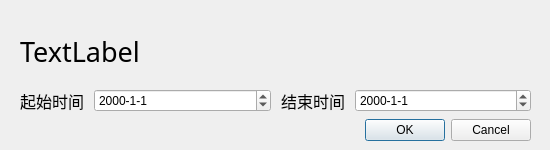
<?xml version="1.0" encoding="UTF-8"?>
<ui version="4.0">
 <class>Dialog</class>
 <widget class="QDialog" name="Dialog">
  <property name="geometry">
   <rect>
    <x>0</x>
    <y>0</y>
    <width>550</width>
    <height>150</height>
   </rect>
  </property>
  <property name="sizePolicy">
   <sizepolicy hsizetype="Fixed" vsizetype="Fixed">
    <horstretch>0</horstretch>
    <verstretch>0</verstretch>
   </sizepolicy>
  </property>
  <property name="minimumSize">
   <size>
    <width>550</width>
    <height>150</height>
   </size>
  </property>
  <property name="maximumSize">
   <size>
    <width>550</width>
    <height>150</height>
   </size>
  </property>
  <property name="windowTitle">
   <string>编辑内容</string>
  </property>
  <widget class="QWidget" name="verticalLayoutWidget">
   <property name="geometry">
    <rect>
     <x>20</x>
     <y>20</y>
     <width>511</width>
     <height>121</height>
    </rect>
   </property>
   <layout class="QVBoxLayout" name="verticalLayout">
    <item>
     <widget class="QLabel" name="itemName">
      <property name="sizePolicy">
       <sizepolicy hsizetype="Preferred" vsizetype="Preferred">
        <horstretch>0</horstretch>
        <verstretch>0</verstretch>
       </sizepolicy>
      </property>
      <property name="font">
       <font>
        <family>Adobe Arabic</family>
        <pointsize>20</pointsize>
       </font>
      </property>
      <property name="text">
       <string>TextLabel</string>
      </property>
     </widget>
    </item>
    <item>
     <layout class="QHBoxLayout" name="horizontalLayout">
      <property name="spacing">
       <number>10</number>
      </property>
      <item>
       <widget class="QLabel" name="startDateLabel">
        <property name="sizePolicy">
         <sizepolicy hsizetype="Fixed" vsizetype="Preferred">
          <horstretch>0</horstretch>
          <verstretch>0</verstretch>
         </sizepolicy>
        </property>
        <property name="font">
         <font>
          <family>Adobe Arabic</family>
          <pointsize>12</pointsize>
         </font>
        </property>
        <property name="text">
         <string>起始时间</string>
        </property>
       </widget>
      </item>
      <item>
       <widget class="QDateEdit" name="startDate">
        <property name="displayFormat">
         <string>yyyy-M-d</string>
        </property>
       </widget>
      </item>
      <item>
       <widget class="QLabel" name="endDateLabel">
        <property name="sizePolicy">
         <sizepolicy hsizetype="Fixed" vsizetype="Preferred">
          <horstretch>0</horstretch>
          <verstretch>0</verstretch>
         </sizepolicy>
        </property>
        <property name="font">
         <font>
          <family>Adobe Arabic</family>
          <pointsize>12</pointsize>
         </font>
        </property>
        <property name="text">
         <string>结束时间</string>
        </property>
       </widget>
      </item>
      <item>
       <widget class="QDateEdit" name="endDate">
        <property name="displayFormat">
         <string>yyyy-M-d</string>
        </property>
       </widget>
      </item>
     </layout>
    </item>
    <item>
     <widget class="QDialogButtonBox" name="buttonBox">
      <property name="orientation">
       <enum>Qt::Horizontal</enum>
      </property>
      <property name="standardButtons">
       <set>QDialogButtonBox::Cancel|QDialogButtonBox::Ok</set>
      </property>
     </widget>
    </item>
   </layout>
  </widget>
 </widget>
 <resources/>
 <connections>
  <connection>
   <sender>buttonBox</sender>
   <signal>accepted()</signal>
   <receiver>Dialog</receiver>
   <slot>accept()</slot>
   <hints>
    <hint type="sourcelabel">
     <x>248</x>
     <y>254</y>
    </hint>
    <hint type="destinationlabel">
     <x>157</x>
     <y>274</y>
    </hint>
   </hints>
  </connection>
  <connection>
   <sender>buttonBox</sender>
   <signal>rejected()</signal>
   <receiver>Dialog</receiver>
   <slot>reject()</slot>
   <hints>
    <hint type="sourcelabel">
     <x>316</x>
     <y>260</y>
    </hint>
    <hint type="destinationlabel">
     <x>286</x>
     <y>274</y>
    </hint>
   </hints>
  </connection>
 </connections>
</ui>
